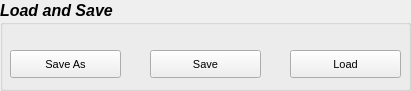
     <widget class="QGroupBox" name="groupBox_3">
      <property name="geometry">
       <rect>
        <x>650</x>
        <y>20</y>
        <width>411</width>
        <height>91</height>
       </rect>
      </property>
      <property name="font">
       <font>
        <pointsize>12</pointsize>
        <weight>75</weight>
        <italic>true</italic>
        <bold>true</bold>
       </font>
      </property>
      <property name="title">
       <string>Load and Save</string>
      </property>
      <widget class="QPushButton" name="pushButtonSaveAsWaypoint">
       <property name="geometry">
        <rect>
         <x>10</x>
         <y>50</y>
         <width>111</width>
         <height>28</height>
        </rect>
       </property>
       <property name="font">
        <font>
         <pointsize>8</pointsize>
         <weight>50</weight>
         <italic>false</italic>
         <bold>false</bold>
        </font>
       </property>
       <property name="text">
        <string>Save As</string>
       </property>
      </widget>
      <widget class="QPushButton" name="pushButtonSaveWaypoint">
       <property name="geometry">
        <rect>
         <x>150</x>
         <y>50</y>
         <width>111</width>
         <height>28</height>
        </rect>
       </property>
       <property name="font">
        <font>
         <pointsize>8</pointsize>
         <weight>50</weight>
         <italic>false</italic>
         <bold>false</bold>
        </font>
       </property>
       <property name="text">
        <string>Save</string>
       </property>
      </widget>
      <widget class="QPushButton" name="pushButtonLoadWaypoint">
       <property name="geometry">
        <rect>
         <x>290</x>
         <y>50</y>
         <width>111</width>
         <height>28</height>
        </rect>
       </property>
       <property name="font">
        <font>
         <pointsize>8</pointsize>
         <weight>50</weight>
         <italic>false</italic>
         <bold>false</bold>
        </font>
       </property>
       <property name="text">
        <string>Load</string>
       </property>
      </widget>
     </widget>
